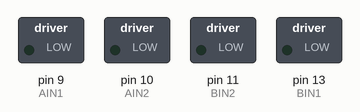
The sketch below on a simulated Arduino Uno, built with avr-gcc and run on an emulated ATmega328P. Parts: switched loads named in the sketch (green lamp = pin HIGH).

Above: at 0.05 s.
At 2.35 s:
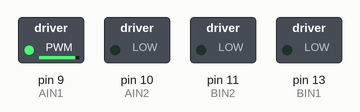
At 4.65 s:
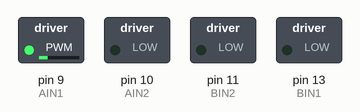
At 9.85 s:
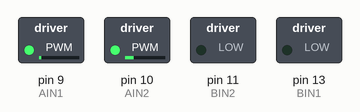
At 14.25 s:
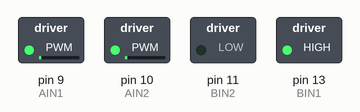
At 20.25 s:
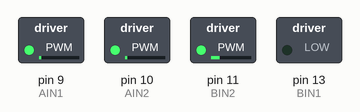
Timing chart, 0 to 27.0 s (numbered marks = the images above):
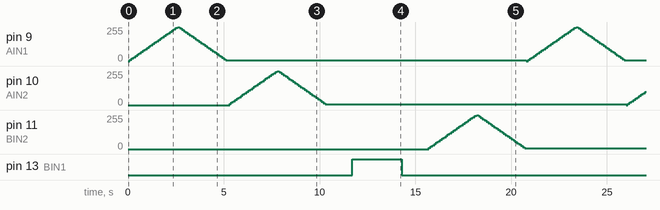

The sketch:

ProofOfConcept-HBrug.ino
```cpp
#define AIN1 9
#define AIN2 10
#define BIN1 13
#define BIN2 11

void setup()
{}

void loop()
{
  for(int k = 0; k<255; k+=10)        //Motor 1 versnellen richting 1
   {analogWrite (AIN1,k);
    delay(100);}

  for(int k =255 ; k>= 0; k-=10)      //Motor 1 vertragen richting 1
   {analogWrite(AIN1,k);
    delay(100);}

   for(int k = 0; k<255; k+=10)        //Motor 1 versnellen richting 2
   {analogWrite (AIN2,k);
    delay(100);}

  for(int k =255 ; k>= 0; k-=10)      //Motor 1 vertragen richting 2
   {analogWrite(AIN2,k);
    delay(100);}

  for(int k = 0; k<255; k+=10)        //Motor 2 versnellen richting 1
   {analogWrite (BIN1,k);
    delay(100);}

  for(int k =255 ; k>= 0; k-=10)       //Motor 2 vertragen richting 1
   {analogWrite(BIN1,k);
    delay(100);}

   for(int k = 0; k<255; k+=10)        //Motor 2 versnellen richting 2
   {analogWrite (BIN2,k);
    delay(100);}

  for(int k =255 ; k>= 0; k-=10)        //Motor 2 vertragen richting 2
   {analogWrite(BIN2,k);
    delay(100);}

}
```

Measured:
- by itself, pin 13 (BIN1): alternates HIGH for 2.6 s and LOW for 18.2 s
